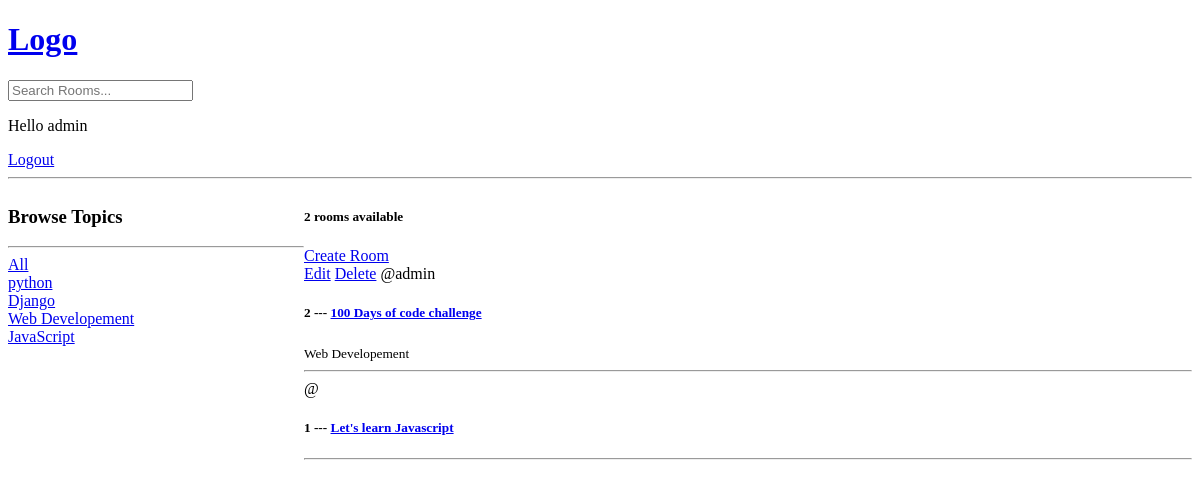
Page / (signed in) on the earlier database version.
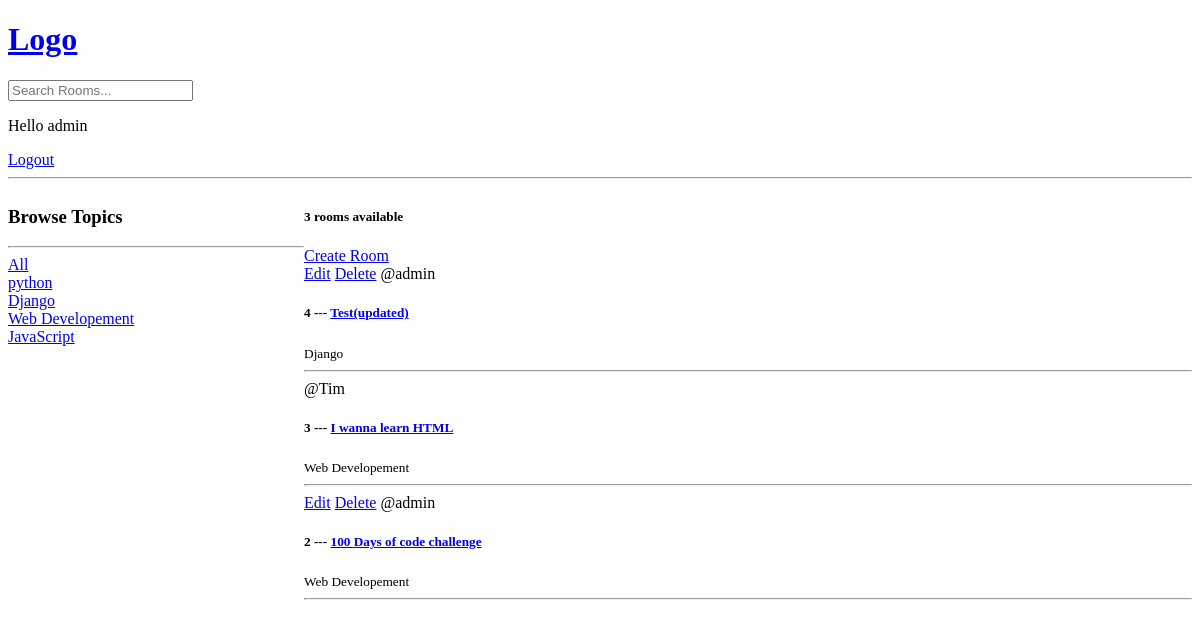
Same page on the later database version.
### base/models.py (models this page shows, shortened)
class Topic(models.Model):
    name = models.CharField(max_length=200)

class Room(models.Model):
    host = models.ForeignKey(User, on_delete=models.SET_NULL, null=True)
    topic = models.ForeignKey(Topic, on_delete=models.SET_NULL, null=True)
    name = models.CharField(max_length=200)
    description = models.TextField(null=True,blank=True)
    updated = models.DateTimeField(auto_now=True)
    created = models.DateTimeField(auto_now_add=True)
    class Meta:
        ordering = ['-updated','-created']

### base/views.py (the view)
# urls.py: path('',views.home,name = 'home'),
def home(request):
    q = request.GET.get('q') if request.GET.get('q') != None else ''
    rooms = Room.objects.filter(
        Q(topic__name__icontains= q) |
        Q(name__icontains= q) |
        Q(description__icontains= q)
        )
    topics = Topic.objects.all()
    room_count = rooms.count()
    context = {'rooms':rooms , 'topics':topics , 'room_count':room_count}
    return render(request,'base/home.html', context)

### base/templates/base/home.html (shortened to what this page needs)
{% extends 'main.html' %}
{% block content %}
<div class="home-container">
    <div>
        <h3>Browse Topics</h3>
        <hr>
        <div>
            <a href="{% url 'home'%}">All</a>
        </div>
        {% for topic in topics %}
        <div>
            <a href="{% url 'home'%}?q={{topic.name}}">{{topic.name}}</a>
        </div>
        {% endfor %}
    </div>
    <div>
        <h5>{{room_count}} rooms available</h5>
        <a href="{% url 'create-room' %}">Create Room</a>
        <div>
            {% for room in rooms %}
            <div>
                {% if request.user == room.host %}
                <a href="{% url 'update-room' room.id %}">Edit</a>
                <a href="{% url 'delete-room' room.id %}">Delete</a>
                {% endif %}
                <span>@{{room.host.username}}</span>
                <h5>{{room.id}} --- <a href="{% url 'room' room.id %}">{{room.name}}</a></h5>
                <small>{{room.topic.name}}</small>
                <hr>
            </div>
            {% endfor %}
        </div>
    </div>
</div>
{% endblock %}

Differences in the rows shown:
removed Room: id "1", name "Let's learn Javascript"
added Room: shows "Edit", host.username "admin", id "4", name "Test(updated)", topic.name "Django"
added Room: host.username "Tim", id "3", name "I wanna learn HTML", topic.name "Web Developement"
Other differences:
{{ room_count }}: "2" → "3"
